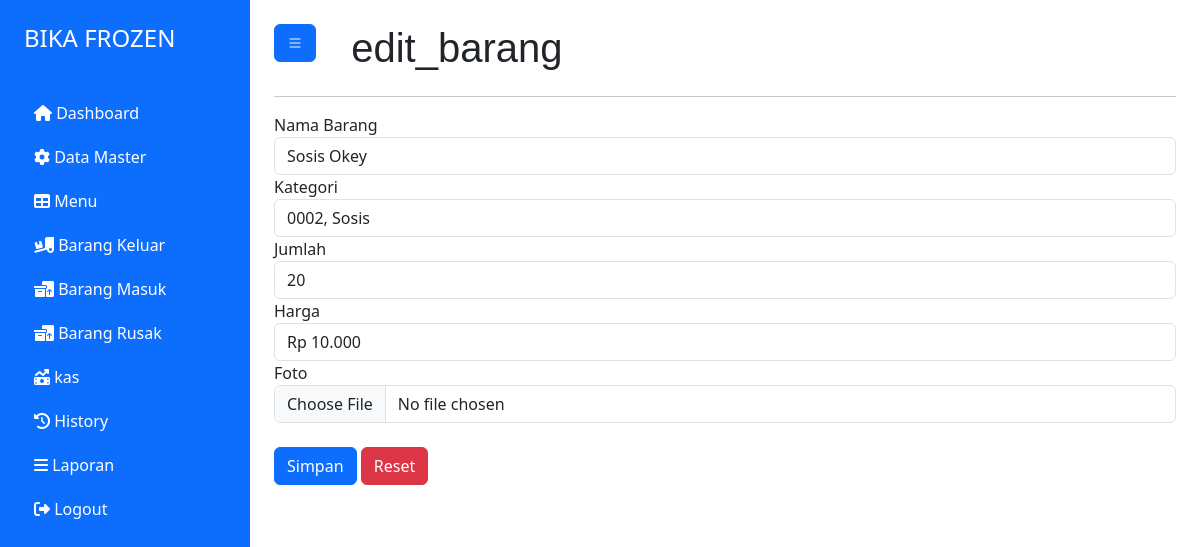
The page /index.php?page=edit_barang&id=30 (signed in) on the database its author committed.
### tables this page shows
CREATE TABLE `barang` (
  `id_barang` int(11) NOT NULL,
  `id_kategori` int(11) NOT NULL,
  `nm_barang` varchar(100) NOT NULL,
  `jumlah` int(10) NOT NULL,
  `foto` varchar(150) NOT NULL,
  `harga` varchar(20) NOT NULL
);

CREATE TABLE `kategori` (
  `id_kategori` int(11) NOT NULL,
  `nm_kategori` varchar(50) NOT NULL
);

### halaman/barang/edit.php (the view, shortened to what this page needs)
<?php
include "././koneksi.php";
$id = $_GET['id'];
$query = mysqli_query($koneksi, "SELECT * FROM barang JOIN kategori ON kategori.id_kategori = barang.id_kategori WHERE id_barang = '$id'");
$row = mysqli_fetch_assoc($query);
?>
<div>
    <form action="" method="post" enctype="multipart/form-data">
        <div>
            <label for="">Nama Barang</label>
            <input type="text" name="nm_barang" class="form-control" value="<?= $row['nm_barang'] ?>" autocomplete="off" autofocus>
        </div>
        <div>
            <label for="">Kategori</label>
            <select name="id_kategori" class="form-control" id="" required>
                <option value="<?php
                                if ($row['id_kategori'] < 10) {
                                    echo "000" . $row['id_kategori'];
                                } else if ($row['id_kategori'] < 100) {
                                    echo "00" . $row['id_kategori'];
                                } else if ($row['id_kategori'] < 1000) {
                                    echo "0" . $row['id_kategori'];
                                } else if ($row['id_kategori'] < 10000) {
                                    echo $row['id_kategori'];
                                }
                                ?>, <?= $row['nm_kategori'] ?>"><?php
                                                                if ($row['id_kategori'] < 10) {
                                                                    echo "000" . $row['id_kategori'];
                                                                } else if ($row['id_kategori'] < 100) {
                                                                    echo "00" . $row['id_kategori'];
                                                                } else if ($row['id_kategori'] < 1000) {
                                                                    echo "0" . $row['id_kategori'];
                                                                } else if ($row['id_kategori'] < 10000) {
                                                                    echo $row['id_kategori'];
                                                                }
                                                                ?>, <?= $row['nm_kategori'] ?></option>
            </select>
        </div>
        <div>
            <label for="">Jumlah</label>
            <input type="text" name="jumlah" value="<?= $row['jumlah'] ?>" class="form-control" required>
        </div>
        <div>
            <label for="">Harga</label>
            <input type="text" name="harga" id="rupiah" value="<?= $hasil_rupiah = "Rp " . number_format($row['harga'], 0, ',', '.') ?>" class="form-control" required autofocus>
        </div>
        <div>
            <label for="">Foto</label>
            <input type="file" name="foto" class="form-control">
        </div>
        <br>
        <div>
            <button type="submit" name="simpan" class="btn btn-primary">Simpan</button>
            <button type="reset" name="simpan" class="btn btn-danger">Reset</button>
        </div>
    </form>
</div>

### rows shown on the page
barang: nm_barang "Sosis Okey", jumlah "20", harga "Rp 10.000"
kategori: id_kategori "0002, Sosis"

### other values the page prints
$hal "edit_barang"
